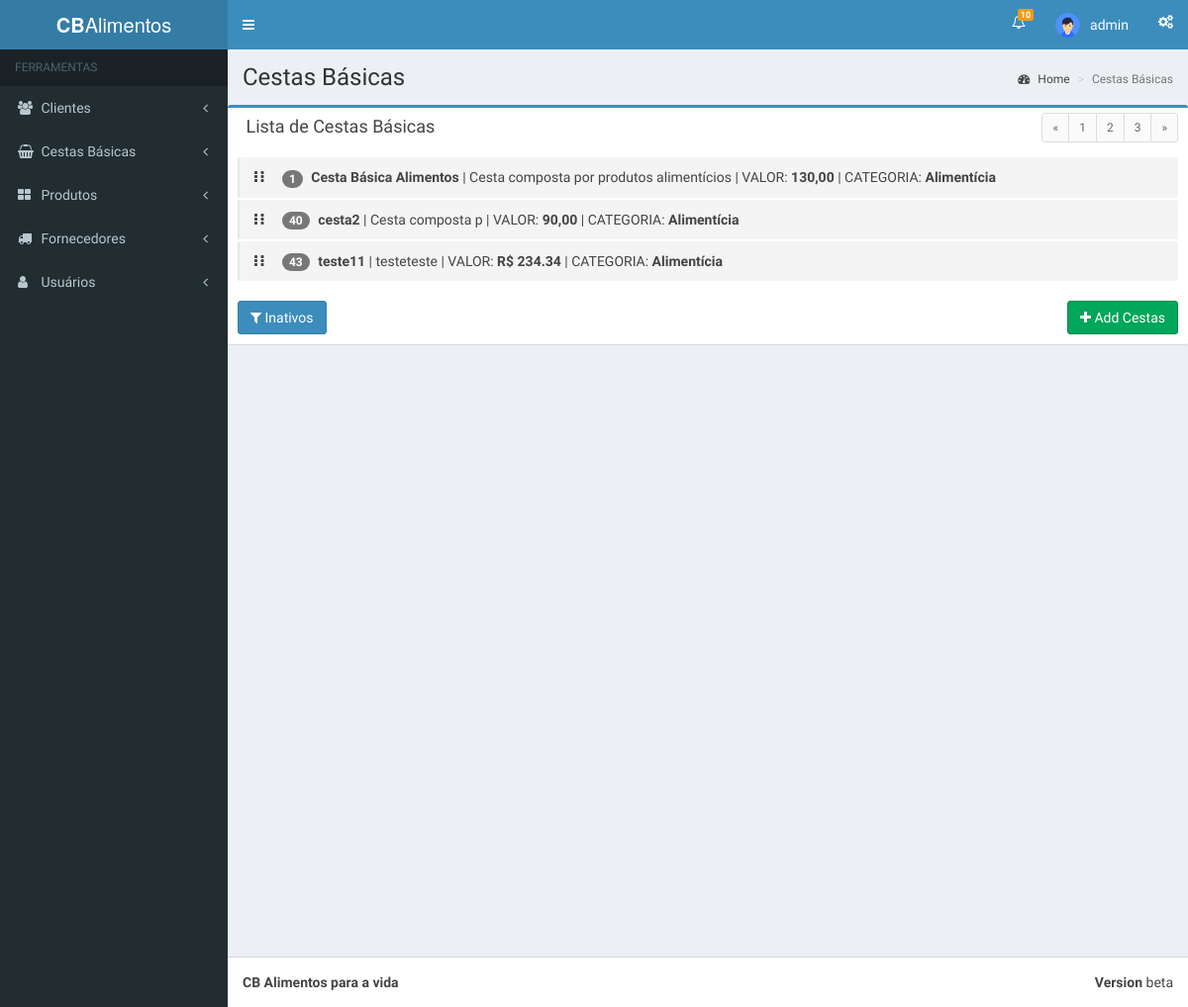
Page /views/cestabasica/index.php (signed in) on the committed database.
### tables this page shows
CREATE TABLE `cestabasica` (
  `idcestaBasica` int(11) NOT NULL,
  `nome` varchar(45) NOT NULL,
  `descricao` varchar(45) NOT NULL,
  `valor` varchar(45) DEFAULT NULL,
  `categoriaCesta_idcategoriaCesta` int(11) NOT NULL,
  `ativo` tinyint(1) DEFAULT 1,
  `public` int(1) DEFAULT NULL
);

CREATE TABLE `categoriacesta` (
  `idcategoriaCesta` int(11) NOT NULL,
  `nome` varchar(45) NOT NULL,
  `ativo` tinyint(4) DEFAULT NULL,
  `public` int(1) NOT NULL
);

### App/Models/connect.php (called while the page is built, shortened)
<?php
class Connect
{
	var $localhost = "localhost";
	var $root = "root";
	var $passwd = "";
	public function __construct()
	{
		$this->SQL = mysqli_connect($this->localhost, $this->root, $this->passwd);
	}
}

### App/Models/cestas.class.php (the view, shortened to what this page needs)
<?php
 require_once 'connect.php';
  class Cestas extends Connect
 {
  public function index($value)
  {
      $query = "SELECT c.idcestaBasica, c.nome AS nome_cesta, c.descricao, c.valor, c.ativo, c.public, cat.nome AS nome_categoria
                FROM `cestabasica` c
                JOIN `categoriaCesta` cat ON c.categoriaCesta_idcategoriaCesta = cat.idcategoriaCesta WHERE c.`public` = 1 AND c.`ativo` = '$value'";
      $result = mysqli_query($this->SQL, $query) or die(mysqli_error($this->SQL));
      if($result){
          while ($row = mysqli_fetch_array($result)) {
              if($row['ativo'] == 0){
                  $c = 'class="label-warning"';
              }else{
                  $c = " ";
              }
              echo '<li '.$c.'>
                        <span class="handle">
                          <i class="fa fa-ellipsis-v"></i>
                          <i class="fa fa-ellipsis-v"></i>
                        </span>
                    <span class="text">
                    <span class="badge left text">'.$row['idcestaBasica'].'</span>
                    <span class="left text">'.$row['nome_cesta'].'</span> </span>
                    | '.$row['descricao'].'
                    | VALOR: <strong>' . $row['valor'] . '</strong>
                    | CATEGORIA: <strong>'.$row['nome_categoria'].'</strong>
                    </span>';
              echo '</li>';
          }
      }
  }
 }

### rows in the picture
cestabasica: idcestaBasica "1", nome "Cesta Básica Alimentos", descricao "Cesta composta por produtos alimentícios", valor "130,00", categoriaCesta_idcategoriaCesta.nome "Alimentícia"
cestabasica: idcestaBasica "40", nome "cesta2", descricao "Cesta composta p", valor "90,00", categoriaCesta_idcategoriaCesta.nome "Alimentícia"
cestabasica: idcestaBasica "43", nome "teste11", descricao "testeteste", valor "R$ 234.34", categoriaCesta_idcategoriaCesta.nome "Alimentícia"

### other values in the picture
$username "admin"
$button_name "Inativos"
